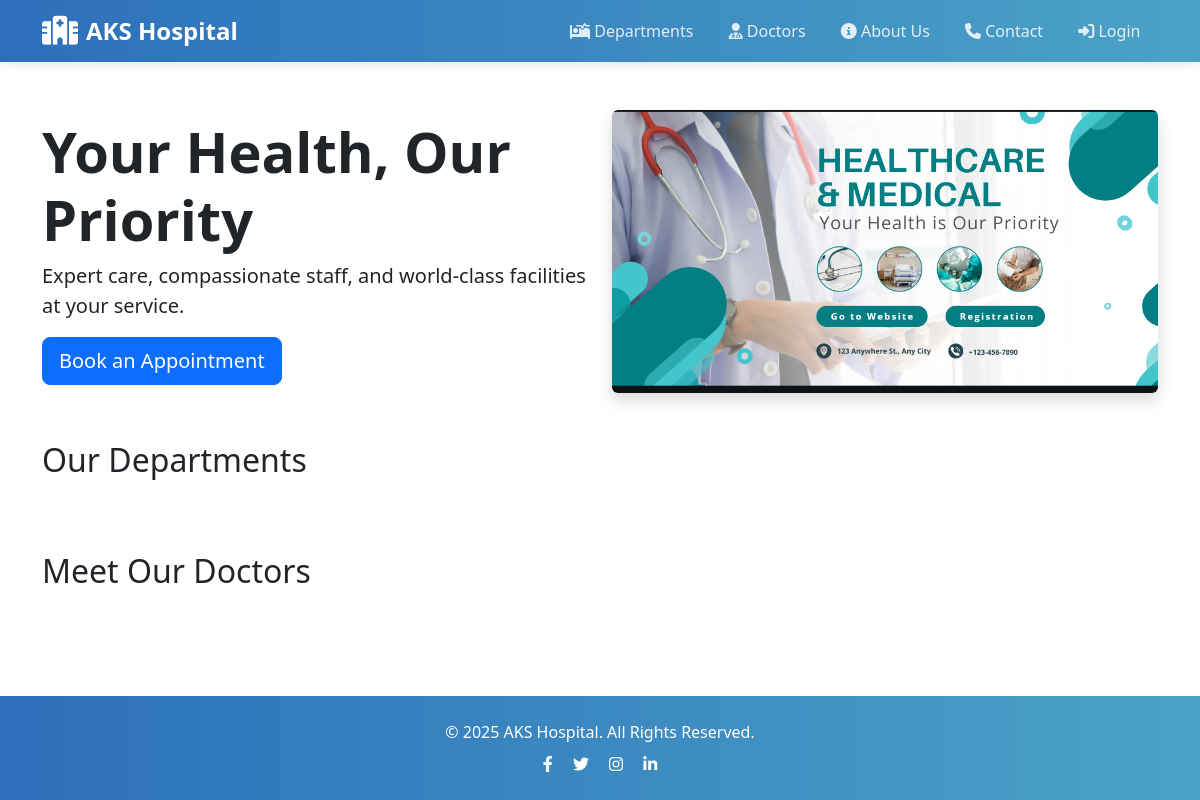
/, run on an earlier commit of the app's database.
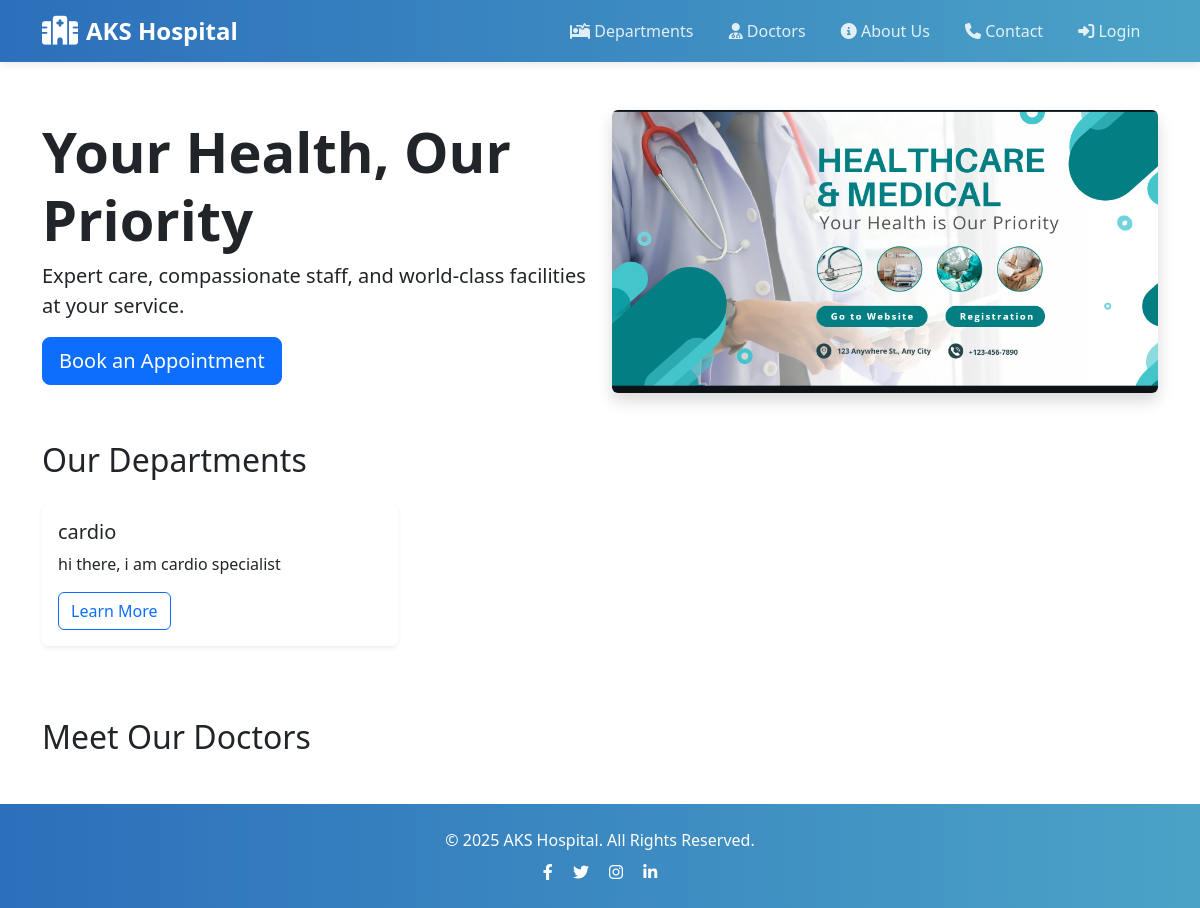
And on a later commit of the database.
### core/models.py (models this page shows, shortened)
class Department(models.Model):
    name = models.CharField(max_length=100)
    description = models.TextField()
    image = models.ImageField(upload_to='images/', default='default_department.png')

### core/views.py (the view)
# urls.py: path('', views.homepage, name='home'),
def homepage(request):
    departments = Department.objects.all()[:6]  # Limit to 6 for neatness
    doctors = Doctor.objects.filter(is_featured=True)[:4]  # You can add a boolean field for featured doctors
    return render(request, 'core/home.html', {
        'departments': departments,
        'doctors': doctors
    })

### core/templates/core/home.html (shortened to what this page needs)
{% extends 'base.html' %}
{% load static %}
{% block content %}
<div class="container mt-4">
    <div class="row align-items-center mb-5">
        <div class="col-md-6">
            <h1 class="display-4 fw-bold">Your Health, Our Priority</h1>
            <p class="lead">Expert care, compassionate staff, and world-class facilities at your service.</p>
            <a href="{% url 'book_appointment' %}" class="btn btn-primary btn-lg">Book an Appointment</a>
        </div>
        <div class="col-md-6">
            <img src="{% static 'images/hospital_banner.png' %}" class="img-fluid rounded shadow" alt="Hospital">
        </div>
    </div>
    <h2 class="mb-4">Our Departments</h2>
    <div class="row">
        {% for dept in departments %}
        <div class="col-md-4 mb-4">
            <div class="card h-100 shadow-sm">
                <div class="card-body">
                    <h5 class="card-title">{{ dept.name }}</h5>
                    <p class="card-text">{{ dept.description|truncatechars:100 }}</p>
                    <a href="{% url 'departments_detail' dept.pk %}" class="btn btn-outline-primary">Learn More</a>
                </div>
            </div>
        </div>
        {% endfor %}
    </div>
        <h2 class="mt-5 mb-4">Meet Our Doctors</h2>
</div>
{% endblock %}

What changed in the data, as far as the page shows it:
added Department: name "cardio", description "hi there, i am cardio specialist"
